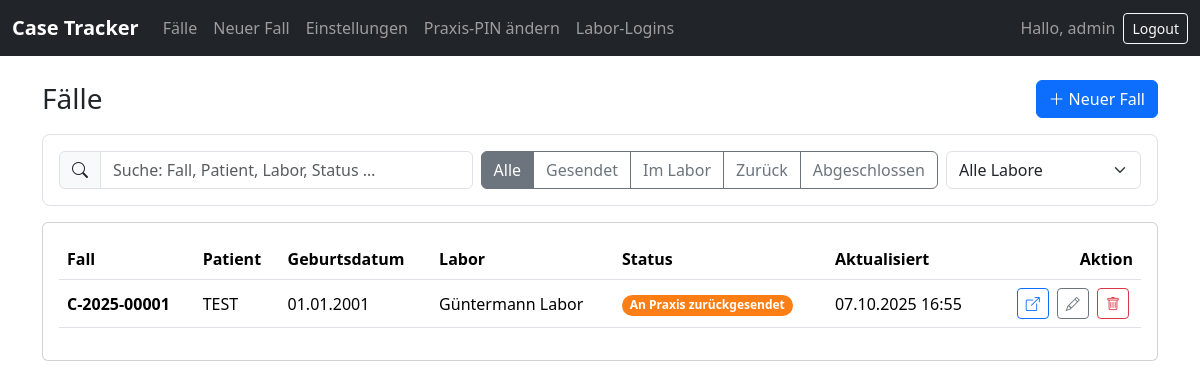
The app's page /cases/ (signed in) with its own data.
### tracker/models.py (models this page shows, shortened)
class Case(models.Model):
    class Status(models.TextChoices):
        SENT_CLINIC = ("SENT_CLINIC", "Von Praxis gesendet")
        RECEIVED_BY_LAB = ("RECEIVED_BY_LAB", "Im Labor eingegangen")
        RETURNED_BY_LAB = ("RETURNED_BY_LAB", "An Praxis zurückgesendet")
        RECEIVED_BY_CLINIC = ("RECEIVED_BY_CLINIC", "In Praxis erhalten")
    SUBSTAGE_CHOICES = [
        ("DESIGN", "Design"),
        ("MILL", "Fräsen"),
        ("SINTER", "Sintern"),
        ("GLAZE", "Glasur"),
        ("QA", "Qualitätsprüfung"),
    ]
    case_code = models.CharField(max_length=32, unique=True, editable=False)
    patient_name = models.CharField(max_length=120)
    patient_dob = models.DateField()
    lab = models.ForeignKey(Lab, on_delete=models.PROTECT)
    status = models.CharField(
        max_length=20, choices=Status.choices, default=Status.SENT_CLINIC
    )
    substage = models.CharField(max_length=20, choices=SUBSTAGE_CHOICES, blank=True)
    eta = models.DateField(null=True, blank=True)  # voraussichtliches Fertigstellungsdatum
    returned_tracking_no = models.CharField(max_length=100, blank=True)
    returned_at = models.DateTimeField(null=True, blank=True)
    qr_token = models.UUIDField(default=uuid.uuid4, editable=False, unique=True)
    protection_code = models.CharField(max_length=6, editable=False, blank=True, null=True)
    created_by = models.ForeignKey(User, on_delete=models.SET_NULL, null=True)
    created_at = models.DateTimeField(auto_now_add=True)
    updated_at = models.DateTimeField(auto_now=True)  # useful for listings/orders

class Lab(models.Model):
    name = models.CharField(max_length=120, unique=True)
    contact = models.CharField(max_length=200, blank=True)
    pin_hash = models.CharField(max_length=256, blank=True)  # per-Lab PIN (hashed)

### tracker/views.py (the view)
# urls.py: path("cases/", views.cases_list, name="cases_list"),
@login_required
def cases_list(request):
    if user_role(request.user) == "LAB":
        return redirect("lab_cases")
    qs = Case.objects.select_related('lab').order_by('-created_at')
    status = (request.GET.get("status") or "").strip()
    q = (request.GET.get("q") or "").strip()
    if status:
        qs = qs.filter(status=status)
    if q:
        qs = qs.filter(
            Q(patient_name__icontains=q) |
            Q(case_code__icontains=q) |
            Q(lab__name__icontains=q)
        )
    labs = list(
        Case.objects.select_related('lab')
        .values_list('lab__name', flat=True)
        .distinct()
        .order_by('lab__name')
    )
    return render(request, "cases_list.html", {
        "cases": qs,
        "status": status,
        "q": q,
        "Case": Case,
        "labs": labs,
    })

### tracker/views.py (called while the page is built)
def user_role(u):
    return getattr(getattr(u, "profile", None), "role", None)

### templates/cases_list.html (shortened to what this page needs)
{% extends 'base.html' %}
{% block content %}
<div class="d-flex flex-column flex-md-row justify-content-between align-items-md-center gap-2 mb-3">
  <h3 class="mb-0">Fälle</h3>
  {% if request.user.is_authenticated and request.user.profile.role == "CLINIC" %}
    <a class="btn btn-primary" href="{% url 'case_new' %}">
      <i class="bi bi-plus-lg me-1"></i>Neuer Fall
    </a>
  {% endif %}
</div>
<div class="sticky-toolbar border rounded-3 p-3 mb-3">
  <div class="row g-2">
    <div class="col-12 col-md">
      <div class="input-group">
        <span class="input-group-text"><i class="bi bi-search"></i></span>
        <input id="casesSearch" type="search" class="form-control" placeholder="Suche: Fall, Patient, Labor, Status …">
      </div>
    </div>
    <div class="col-12 col-md-auto">
      <div class="btn-group" role="group" aria-label="Status-Filter">
        <button class="btn btn-outline-secondary active" data-filter-status="">Alle</button>
        <button class="btn btn-outline-secondary" data-filter-status="SENT_CLINIC">Gesendet</button>
        <button class="btn btn-outline-secondary" data-filter-status="RECEIVED_BY_LAB">Im Labor</button>
        <button class="btn btn-outline-secondary" data-filter-status="RETURNED_BY_LAB">Zurück</button>
        <button class="btn btn-outline-secondary" data-filter-status="RECEIVED_BY_CLINIC">Abgeschlossen</button>
      </div>
    </div>
    <div class="col-12 col-md-auto">
      <select id="labFilter" class="form-select">
        <option value="">Alle Labore</option>
      </select>
    </div>
  </div>
</div>
<div class="card">
  <div class="card-body">
    <div class="table-responsive">
      <table id="casesTable" class="table table-hover align-middle">
        <thead>
          <tr>
            <th>Fall</th>
            <th>Patient</th>
            <th>Geburtsdatum</th>
            <th>Labor</th>
            <th>Status</th>
            <th>Aktualisiert</th>
            <th class="text-end">Aktion</th>
          </tr>
        </thead>
        <tbody>
          {% for c in cases %}
            <tr>
              <td class="fw-semibold">{{ c.case_code }}</td>
              <td>{{ c.patient_name }}</td>
              <td data-order="{{ c.patient_dob|date:'Y-m-d' }}">{{ c.patient_dob|date:'d.m.Y' }}</td>
              <td>{{ c.lab.name }}</td>
              <td>
                <span class="badge rounded-pill status-badge" data-status="{{ c.status }}">
                  {{ c.get_status_display }}
                </span>
              </td>
              <td data-order="{{ c.updated_at|date:'Y-m-d H:i' }}">{{ c.updated_at|date:'d.m.Y H:i' }}</td>
              <td class="text-end table-actions">
                <a class="btn btn-sm btn-outline-primary" href="{% url 'case_detail' c.id %}">
                  <i class="bi bi-box-arrow-up-right"></i>
                </a>
                <a class="btn btn-sm btn-outline-secondary" href="{% url 'case_edit' c.id %}">
                  <i class="bi bi-pencil"></i>
                </a>
                <button class="btn btn-sm btn-outline-danger"
                        title="Löschen"
                        data-bs-toggle="modal"
                        data-bs-target="#deleteConfirmModal"
                        data-action="{% url 'case_delete' c.id %}">
                  <i class="bi bi-trash"></i>
                </button>
              </td>
            </tr>
          {% empty %}
            <tr><td colspan="7" class="text-muted">Keine Fälle gefunden</td></tr>
          {% endfor %}
        </tbody>
      </table>
    </div>
  </div>
</div>
{% endblock %}

### templates/base.html (shortened to what this page needs)
{% load static %}
<!doctype html>
<html lang="de" data-bs-theme="light">
<head>
  <link href="https://cdn.jsdelivr.net/npm/bootstrap@5.3.3/dist/css/bootstrap.min.css" rel="stylesheet">
  <link href="https://cdn.datatables.net/v/bs5/dt-2.1.8/fh-4.0.1/r-3.0.3/datatables.min.css" rel="stylesheet"/>
  <link href="https://cdn.jsdelivr.net/npm/bootstrap-icons@1.11.3/font/bootstrap-icons.css" rel="stylesheet"/>
  <link href="{% static 'css/print.css' %}" rel="stylesheet" media="print">
</head>
<body>
<nav class="navbar navbar-expand-lg navbar-dark bg-dark">
  <div class="container-fluid">
    <a class="navbar-brand fw-semibold" href="/">Case Tracker</a>
    <div id="nav" class="collapse navbar-collapse">
      <ul class="navbar-nav me-auto mb-2 mb-lg-0">
        {% if request.user.is_authenticated %}
          {% if request.user.profile.role == "CLINIC" %}
            <li class="nav-item"><a class="nav-link" href="{% url 'cases_list' %}">Fälle</a></li>
            <li class="nav-item"><a class="nav-link" href="{% url 'case_new' %}">Neuer Fall</a></li>
            <li class="nav-item"><a class="nav-link" href="/settings/pin/">Einstellungen</a></li>
            <li class="nav-item"><a class="nav-link" href="/settings/praxis-pin/">Praxis-PIN ändern</a></li>
            <li class="nav-item"><a class="nav-link" href="{% url 'clinic_lab_users' %}">Labor-Logins</a></li>
          {% elif request.user.profile.role == "LAB" %}
            <li class="nav-item"><a class="nav-link" href="{% url 'lab_dashboard' %}">Labor</a></li>
            <li class="nav-item"><a class="nav-link" href="{% url 'lab_cases' %}">Labor-Fälle</a></li>
          {% endif %}
        {% endif %}
      </ul>
      <div class="d-flex align-items-center gap-2">
        {% if request.user.is_authenticated %}
          <span class="navbar-text text-nowrap">Hallo, {{ request.user.username }}</span>
          <form method="post" action="{% url 'logout' %}">
            <button class="btn btn-outline-light btn-sm">Logout</button>
          </form>
        {% else %}
          <a class="btn btn-outline-light btn-sm" href="{% url 'login' %}">Login</a>
        {% endif %}
      </div>
    </div>
  </div>
</nav>
<main class="container py-4">
  {% block content %}{% endblock %}
</main>
</body>
</html>

### templates/base.html (style rules this page uses)
.status-badge[data-status="RETURNED_BY_LAB"], .status-badge[data-status="RETURNED"] { background:#fd7e14; }
.status-badge { color:#fff; }
.table-actions .btn { margin-right:.25rem }
.sticky-toolbar { position:sticky; top:0; z-index:1030; background:var(--bs-body-bg); }

### records on screen
Case: case_code "C-2025-00001", patient_name "TEST", patient_dob "01.01.2001", lab.name "Güntermann Labor", status "An Praxis zurückgesendet", updated_at "07.10.2025 16:55"

### other values on screen
{{ request.user.username }} "admin"
